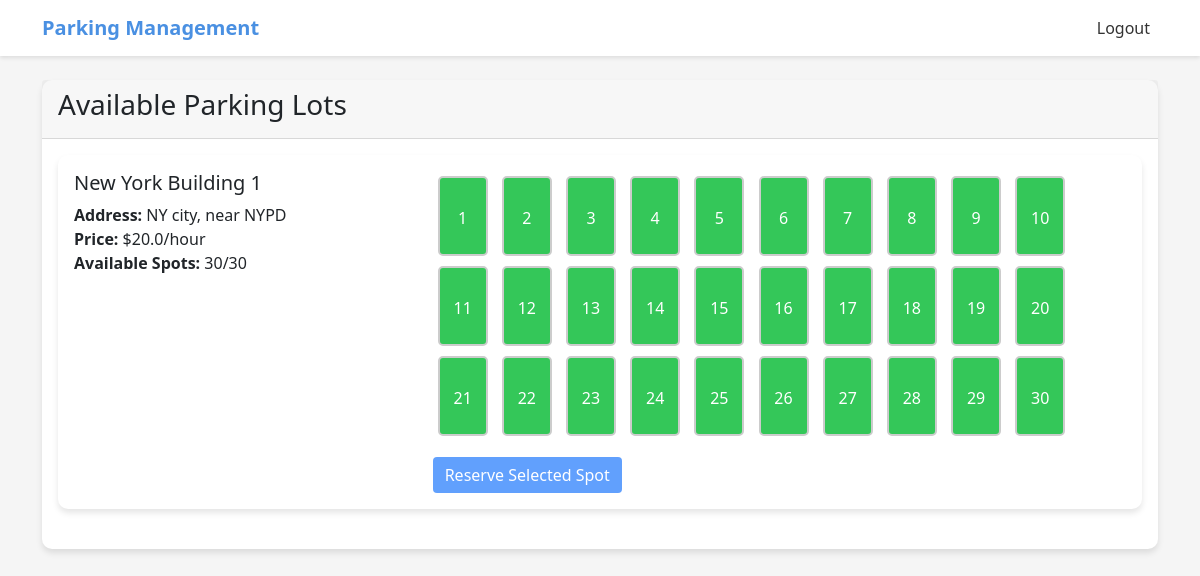
Before: /user/parking-lots (signed in) with the older database file.
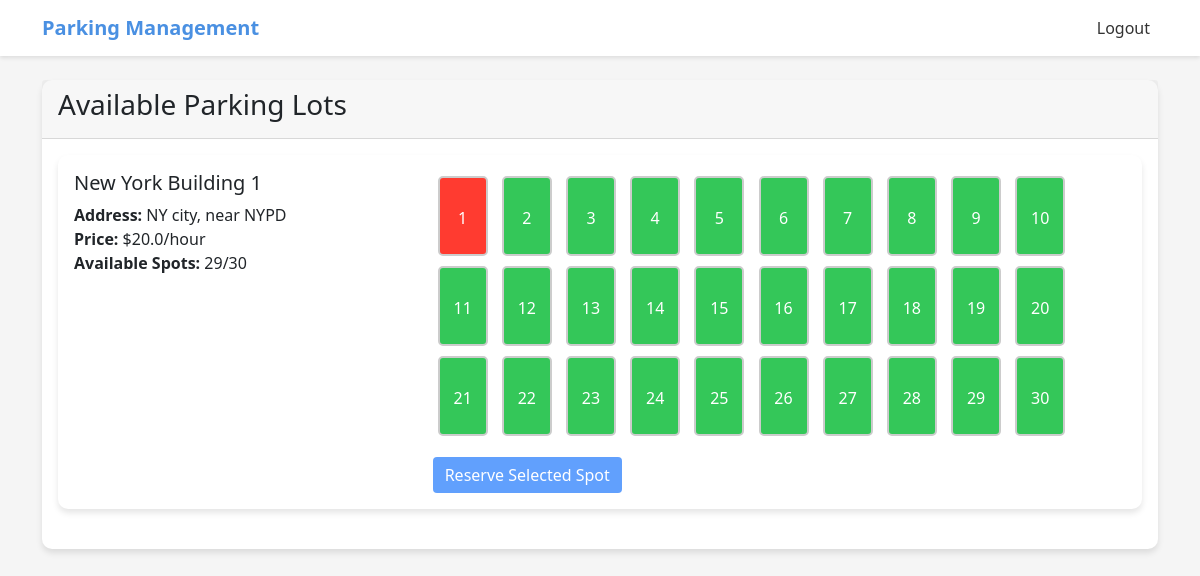
After: the same page with the newer database file.
### app/models.py (models this page shows, shortened)
class ParkingLot(db.Model):
    __tablename__ = 'parking_lots'
    id = db.Column(db.Integer, primary_key=True)
    prime_location_name = db.Column(db.String(100), nullable=False)
    address = db.Column(db.String(200), nullable=False)
    pin_code = db.Column(db.String(6), nullable=False)
    price_per_hour = db.Column(db.Float, nullable=False)
    max_spots = db.Column(db.Integer, nullable=False)
    spots = db.relationship('ParkingSpot', backref='lot', lazy=True, cascade="all, delete-orphan")
    @property
    def available_spots(self):
        return len([spot for spot in self.spots if spot.status == 'A'])

class ParkingSpot(db.Model):
    __tablename__ = 'parking_spots'
    id = db.Column(db.Integer, primary_key=True)
    lot_id = db.Column(db.Integer, db.ForeignKey('parking_lots.id'), nullable=False)
    status = db.Column(db.String(1), default='A')  # A - Available, O - Occupied
    reservation = db.relationship('Reservation', backref='spot', uselist=False)

### app/routes.py (the view)
@user.route('/parking-lots')
@login_required
def view_parking_lots():
    lots = ParkingLot.query.all()
    return render_template('user/parking_lots.html', lots=lots)

### app/__init__.py (called while the page is built)
@login_manager.user_loader
def load_user(user_id):
    from .models import User, Admin
    user = User.query.get(int(user_id))
    if user:
        return user
    return Admin.query.get(int(user_id))

### app/templates/user/parking_lots.html (shortened to what this page needs)
{% extends 'base.html' %}
{% block content %}
<div class="container mt-4">
    <div class="card">
        <div class="card-header">
            <h3>Available Parking Lots</h3>
        </div>
        <div class="card-body">
            <div class="row">
                {% for lot in lots %}
                <div class="col-12 mb-4">
                    <div class="card">
                        <div class="card-body">
                            <div class="row">
                                <div class="col-md-4">
                                    <h5 class="card-title">{{ lot.prime_location_name }}</h5>
                                    <p class="card-text">
                                        <strong>Address:</strong> {{ lot.address }}<br>
                                        <strong>Price:</strong> ${{ lot.price_per_hour }}/hour<br>
                                        <strong>Available Spots:</strong> {{ lot.available_spots }}/{{ lot.max_spots }}
                                    </p>
                                </div>
                                <div class="col-md-8">
                                    <div class="parking-layout">
                                        {% for spot in lot.spots %}
                                        <div class="parking-spot {% if spot.status == 'A' %}spot-available{% else %}spot-occupied{% endif %}"
                                             data-spot-id="{{ spot.id }}"
                                             onclick="selectSpot(this, {{ spot.id }}, '{{ spot.status }}')">
                                            {{ spot.id }}
                                        </div>
                                        {% endfor %}
                                    </div>
                                    <form id="reserveForm-{{ lot.id }}" action="{{ url_for('user.reserve_spot', lot_id=lot.id) }}" method="POST" class="mt-3">
                                        <button type="submit" class="btn btn-primary" disabled id="reserveBtn-{{ lot.id }}">
                                            Reserve Selected Spot
                                        </button>
                                    </form>
                                </div>
                            </div>
                        </div>
                    </div>
                </div>
                {% endfor %}
            </div>
        </div>
    </div>
</div>
{% endblock %}

Changed rows visible on the page:
changed through a linked row, ParkingLot "New York Building 1": available_spots "30" → "29"
changed ParkingSpot id 1: status "A" → "O" (drawn)
